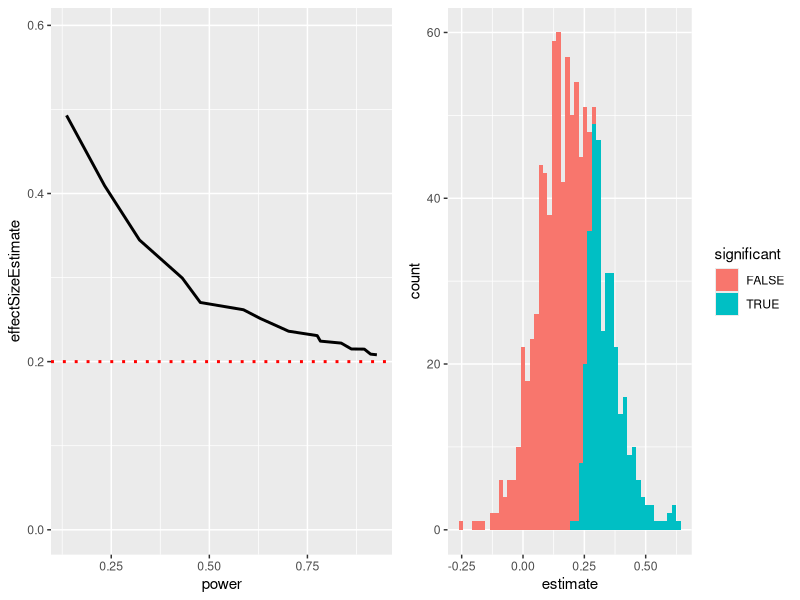

Write R code to recreate this figure.
## ---- chunk 1
library(tidyverse)
library(cowplot)

trueEffectSize=0.2
dfCurse=data.frame(sampSize=seq(20,300,20)) %>%
  mutate(effectSize=trueEffectSize,
         alpha=0.05)
simCurse = function(df,nruns=1000){
  sigResults=0
  sigEffects=c()
  for (i in 1:nruns){
    tmpData=rnorm(df$sampSize,mean=df$effectSize,sd=1)
    ttestResult=t.test(tmpData)
    if (ttestResult$p.value<df$alpha){
      sigResults = sigResults + 1
      sigEffects=c(sigEffects,ttestResult$estimate)
    }
  }
  df$power=sigResults/nruns
  df$effectSizeEstimate=mean(sigEffects)
  return(df)
}
dfCurse = dfCurse %>% group_by(sampSize) %>% do(simCurse(.))
p1 <- ggplot(dfCurse,aes(power,effectSizeEstimate)) +
  geom_line(size=1) +
  ylim(0,max(dfCurse$effectSizeEstimate)*1.2) +
  geom_hline(yintercept = trueEffectSize,size=1,linetype='dotted',color='red')
# single
sampSize=60
effectSize=0.2
nruns=1000
alpha=0.05
df=data.frame(idx=seq(1,nruns)) %>%
  mutate(pval=NA,
         estimate=NA)
for (i in 1:nruns){
  tmpData=rnorm(sampSize,mean=effectSize,sd=1)
  ttestResult=t.test(tmpData)
  df$pval[i]=ttestResult$p.value
  df$estimate[i]=ttestResult$estimate
}
df = df %>%
  mutate(significant=pval<alpha) %>%
  group_by(significant)
power=mean(df$pval<alpha)
meanSigEffect=mean(df$estimate[df$pval<alpha])
meanTrueEffect=mean(df$estimate)
p2 <- ggplot(df,aes(estimate,fill=significant)) + 
  geom_histogram(bins=50)
plot_grid(p1, p2)
